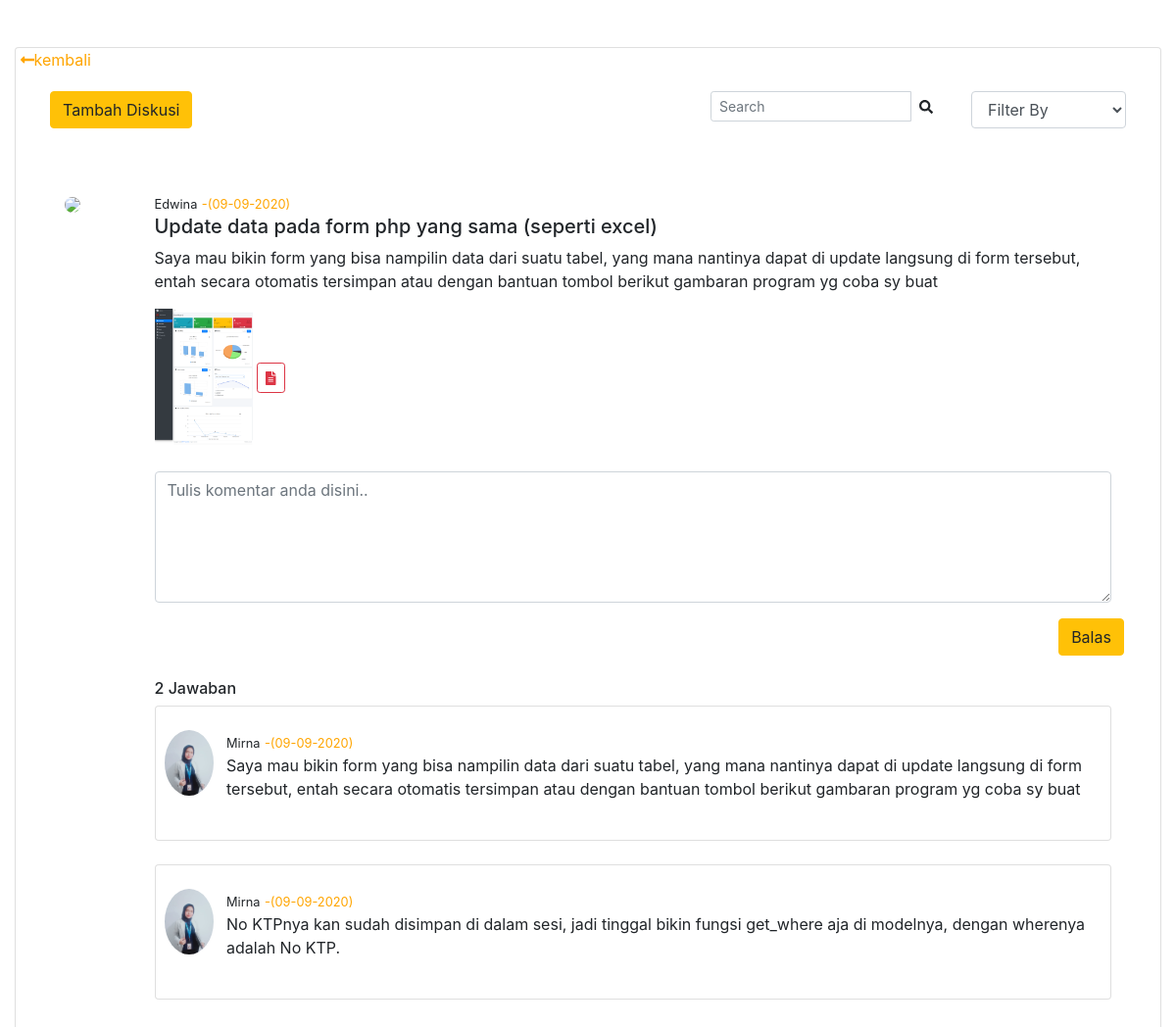
The app's page /Diskusi/detail/1 with its own data.
### tables this page shows
CREATE TABLE `diskusi` (
  `id_diskusi` int(11) NOT NULL,
  `judul` text NOT NULL,
  `deskripsi` text NOT NULL,
  `file` text DEFAULT NULL,
  `kategori` varchar(20) NOT NULL,
  `tanggal` date NOT NULL,
  `jumlah` int(11) NOT NULL
);

CREATE TABLE `jawaban` (
  `id_jawaban` int(11) NOT NULL,
  `id_diskusi` int(11) NOT NULL,
  `jawaban` text NOT NULL,
  `tanggal` date NOT NULL
);

### application/controllers/Diskusi.php (called while the page is built, shortened)
<?php
class Diskusi extends CI_Controller {
		function __construct()
	{
		$this->load->model('Data_model', 'dm');
		 $this->load->library(array(
			'custom_upload',
			'form_validation'
		));
	}
	public function detail($kode)
	{
		$where['id_diskusi'] = $kode;
		$data['diskusi'] = $this->dm->getData('diskusi', $where);
		$data['jawaban'] = $this->dm->getAllData_where('jawaban', $where);
		$this->load->view('detail',$data);
	}
}

### index.php (called while the page is built, shortened)
<?php
require_once BASEPATH.'core/CodeIgniter.php';

### application/models/Data_model.php (called while the page is built, shortened)
<?php
	class Data_model extends CI_Model
	{
		public function getData($tabel,$where)
		{
			return $this->db->get_where($tabel,$where)->row_array();
		}
		public function getAllData_where($tabel,$where)
		{
			$this->db->where($where);
			return $this->db->get($tabel)->result_array();
		}
}

### application/views/detail.php (the view, shortened to what this page needs)
<!doctype html>
<html lang="en">
  <head>
    <link rel="stylesheet" href="https://stackpath.bootstrapcdn.com/bootstrap/4.5.0/css/bootstrap.min.css">
    <link rel="stylesheet" href="https://cdnjs.cloudflare.com/ajax/libs/font-awesome/5.13.0/css/all.min.css">
  </head>
  <body>
  	<br/><br/>
   <section class="content">
      <div class="container-fluid">
        <div class="row">
          <div class="col-md-12">
            <div class="card card-primary card-outline">
              <a href="<?= base_url('Diskusi/index');?>" style="color: orange">&nbsp<i class="fas fa-long-arrow-alt-left" style="color: orange"></i>kembali</a>
              <div class="card-body">
                <div class="col">
                   <div class="row">
    <div class="col-md-7">
              <button type="button" class="btn btn-warning" data-toggle="modal" data-target="#modal-tambah">
                  Tambah Diskusi
                </button>
    </div>
    <div class="col-md-3">
       <form class="form-inline ml-3">
      <div class="input-group input-group-sm">
        <input class="form-control form-control-navbar" type="search" placeholder="Search" aria-label="Search">
        <div class="input-group-append">
          <button class="btn btn-navbar" type="submit">
            <i class="fas fa-search"></i>
          </button>
        </div>
      </div>
    </form>
    </div>
    <div class="col-md-2">
       <div class="form-group">
    <select class="form-control" name="kategori">
      <option>Filter By</option>
    </select>
</div>
    </div>
  </div>
                <br/>
                <br/>
               <div class="container">
  <div class="row">
    <div class="col-sm-1">
    <img src="<?= base_url('assets/');?>img/foto3x4.png" width="50" class="rounded-circle"></div>
    <div class="col-sm-11">
      <small>Edwina</small>&nbsp<small style="color: orange">-(<?= date('d-m-Y', strtotime($diskusi['tanggal']));?>)</small>
      <h5><?=$diskusi['judul'];?></h5>
      <p><?=$diskusi['deskripsi']?></p>
       <?php if ($diskusi['file']!=null):?>
             <img src="<?= base_url('uploads/') . $diskusi['file']; ?>" width="100">
             <a href="<?=base_url('uploads/') . $diskusi['file']; ?>" class="btn btn-sm btn-outline-danger" target="_blank">
                                                        <i class="fa fa-file-alt"></i>
                                                    </a>
               <?php else:?>
              <?php endif;?>
      <br/>
      <br/>
      <form enctype="multipart/form-data" action="<?= base_url('Diskusi/tambahJawaban/'.$diskusi['id_diskusi']); ?>" method="post">
       <div class="form-group">
    <textarea class="form-control" id="exampleFormControlTextarea1" rows="5" name="jawaban"  placeholder="Tulis komentar anda disini.."></textarea>
  </div>
  <div class="row">
    <div class="col-sm-11"></div>
    <div class="col-sm-1"><input type="submit" class="btn btn-warning" value="Balas"></div>
  </div>
</form>
  <br/>
  <h6><?=$diskusi['jumlah'];?> Jawaban</h6>
       <?php
                        foreach ($jawaban as $j) :
                              ?>
       <div class="card">
        <br/>
      <div class="media">
        <img src="<?= base_url('assets/');?>img/jawaban.jpeg" width="50" class="rounded-circle">&nbsp &nbsp
  <div class="media-body">
       <small>Mirna</small>&nbsp<small style="color: orange">-(<?= date('d-m-Y', strtotime($j['tanggal']));?>)</small>
      <p><?=$j['jawaban'];?></p>
  </div>
</div>
<br/>
</div>
<br/>
 <?php
                            endforeach;
             ?>
    </div>
  </div>
	 </div>
        </div>
    </div>
</div>
</div>
</div>
</section>
  </body>
</html>

### records on screen
diskusi: tanggal "09-09-2020", judul "Update data pada form php yang sama (seperti excel)", deskripsi "Saya mau bikin form yang bisa nampilin data dari suatu tabel, yang mana nantinya dapat di update langsung di form tersebut, entah secara otomatis tersimpan atau dengan bantuan tombol berikut gambaran program yg coba sy buat", file (picture), jumlah "2"
jawaban: tanggal "09-09-2020", jawaban "Saya mau bikin form yang bisa nampilin data dari suatu tabel, yang mana nantinya dapat di update langsung di form tersebut, entah secara otomatis tersimpan atau dengan bantuan tombol berikut gambaran program yg coba sy buat"
jawaban: tanggal "09-09-2020", jawaban "No KTPnya kan sudah disimpan di dalam sesi, jadi tinggal bikin fungsi get_where aja di modelnya, dengan wherenya adalah No KTP."
